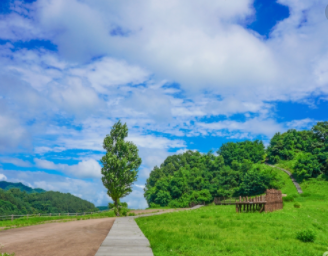
#> input picture computervision/aaa.PNG, 328 x 256 px, found by its file name
$ python report5.py
#> lines starting #> are read from the running program, lines starting #| are printed output that depends on the picture; long printed decimals are rounded
#21812223 김효정
import cv2
import numpy as np
import collections
import math
imgfile='aaa.png'
img=cv2.imread(imgfile, cv2.IMREAD_COLOR)
#> img is the input picture: shape (256, 328, 3); mean B, G, R 158.4, 154.3, 116.5
resize_img = cv2.resize(img, (300, 300))
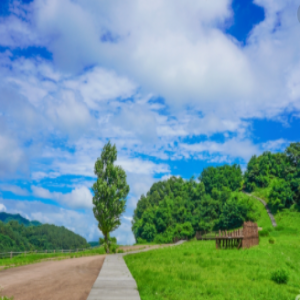
#> resize_img: shape (300, 300, 3); mean B, G, R 158.3, 154.2, 116.3
rgbtoycc=cv2.cvtColor(resize_img, cv2.COLOR_BGR2YCrCb) #함수 사용 RGB->YCbCr
#> rgbtoycc: shape (300, 300, 3); mean of channels 0, 1, 2 143.4, 108.7, 136.4

#함수 사용
y, cr, cb = cv2.split(rgbtoycc)  #y값만 histogram하려고 각 배열 분리
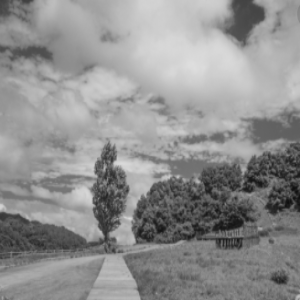
#> y: shape (300, 300); min 15, max 222, mean 143.4
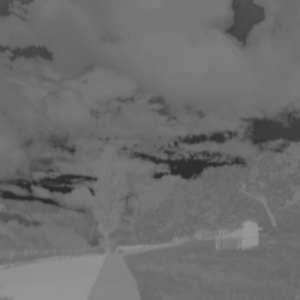
#> cr: shape (300, 300); min 42, max 151, mean 108.7
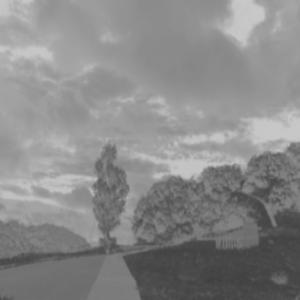
#> cb: shape (300, 300); min 64, max 200, mean 136.4

y_hist1=cv2.equalizeHist(y)  #y만 histogram
print(y_hist1)
#> (printed output is left out)
out = (np.dstack((y_hist1,cr,cb))).astype(np.uint8)  #고친 y값과 Cr Cb 모아서
#> out: shape (300, 300, 3); mean of channels 0, 1, 2 128.5, 108.7, 136.4
ycctorgb=cv2.cvtColor(out, cv2.COLOR_YCrCb2BGR) #YCrCb-> RGB
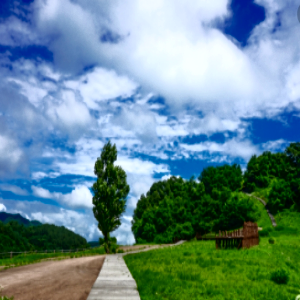
#> ycctorgb: shape (300, 300, 3); mean B, G, R 146.4, 139.3, 104.6

func_pnsr=cv2.PSNR(resize_img,ycctorgb)
#> func_pnsr = 17.63
print("함수 PSNR",func_pnsr)
#| 함수 PSNR 17.632
cv2.imshow('ori',resize_img)
cv2.imshow('func_his',ycctorgb)

#수식 사용


r, c = resize_img.shape[:2]
#> r = 300; c = 300

p_max = max(map(max, y))
#> p_max = 222

unique, counts = np.unique(y, return_counts=True)
#> unique = 208 values from 15 to 222; counts = 208 values, max 1194 at index 159, min 2 at index 1, mean 432.7
count_dic = (dict(zip(unique, counts)))
#> count_dic = 208 items

cnt = 0
y_hist2 = []
# 빈도수 표 만들기
for key, value in count_dic.items():  # 밝기값(brightness) , 밝기값의 빈도수(number) 표 만들기
    cnt += value  # sum 누적 빈도
    his = (math.floor(((p_max + 1) / (r * c)) * cnt - 1))  # 히스토그램 수식 변환  method_1   올림(normalized)
    y_hist2.append(his)  # 변환한 값(int1)
#> this loop made 208 passes
#> (value, cnt, his) on passes 1 to 3: (3, 3, -1), (2, 5, -1), (5, 10, -1)
#> after the loop, cnt = 90000; y_hist2 = 208 values from -1 to 222

his_dic = (dict(zip(unique, y_hist2)))  # 밝기(기준), int 1(적용값) dictionary 만들기
#> his_dic = 208 items

for key, value in his_dic.items():
    for i in range(r):
        for j in range(c):
            if y[i][j] == key:  # 픽셀의 밝기에 따른
                y[i][j] = value  # 값 설정
#> this loop made 208 passes
#> value on passes 1 to 3: -1, -1, -1
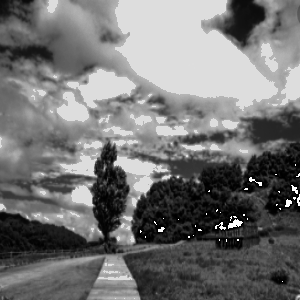
#> y: shape (300, 300); min 0, max 255, mean 115.4

out2 = (np.dstack((y, cr, cb))).astype(np.uint8)  # 고친 y값과 Cr Cb 모아서
#> out2: shape (300, 300, 3); mean of channels 0, 1, 2 115.4, 108.7, 136.4
ycctorgb2 = cv2.cvtColor(out2, cv2.COLOR_YCrCb2BGR)  # YCrCb-> RGB
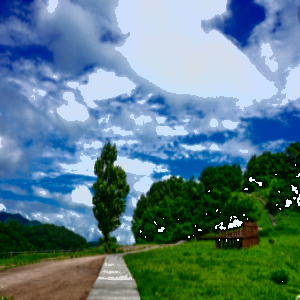
#> ycctorgb2: shape (300, 300, 3); mean B, G, R 136, 126.2, 92.2

func_pnsr2 = cv2.PSNR(resize_img, ycctorgb2)
#> func_pnsr2 = 15.8

print("수식 PSNR:", func_pnsr2)
#| 수식 PSNR: 15.802
cv2.imshow('his2', ycctorgb2)
cv2.waitKey(0)

$ run again, with computervision/b.PNG copied over computervision/aaa.PNG
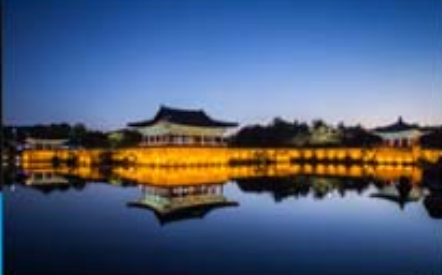
#> input picture computervision/b.PNG, 442 x 275 px, found by its file name
#> img is the input picture: shape (275, 442, 3); mean B, G, R 120.2, 92.8, 77.9
#> rgbtoycc: shape (300, 300, 3); mean of channels 0, 1, 2 91.4, 118.3, 144.2
#> (printed output is left out)
#> out: shape (300, 300, 3); mean of channels 0, 1, 2 128.2, 118.3, 144.2
#> `ycctorgb=cv2.cvtColor(out, cv2.COLOR_YCrCb2BGR)`:
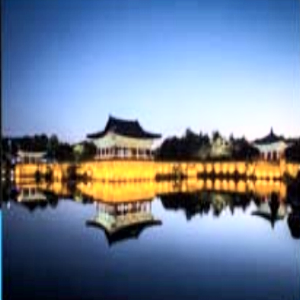
#> ycctorgb: shape (300, 300, 3); mean B, G, R 152.9, 129.5, 113.3
#> func_pnsr = 15.81
#| 함수 PSNR 15.815
#> p_max = 215
#> unique = 215 values from 1 to 215; counts = 215 values, max 774 at index 14, min 1 at index 212, mean 418.6
#> count_dic = 215 items
#> the loop `for key, value in count_dic.items():` made 215 passes
#> (value, cnt, his) on passes 1 to 3: (5, 5, -1), (26, 31, -1), (46, 77, -1)
#> after the loop `for key, value in count_dic.items():`: cnt = 90000; y_hist2 = 215 values from -1 to 214
#> his_dic = 215 items
#> the loop `for key, value in his_dic.items():` made 215 passes
#> value on passes 1 to 3: -1, -1, -1
#> out2: shape (300, 300, 3); mean of channels 0, 1, 2 185.7, 118.3, 144.2
#> `ycctorgb2 = cv2.cvtColor(out2, cv2.COLOR_YCrCb2BGR)`:
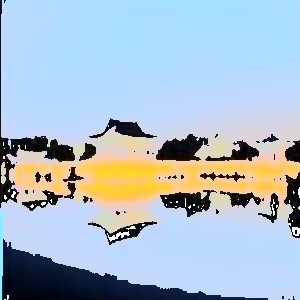
#> ycctorgb2: shape (300, 300, 3); mean B, G, R 202.2, 187.1, 170.5
#> func_pnsr2 = 7.53
#| 수식 PSNR: 7.533

$ run again, with computervision/comhh.PNG copied over computervision/aaa.PNG
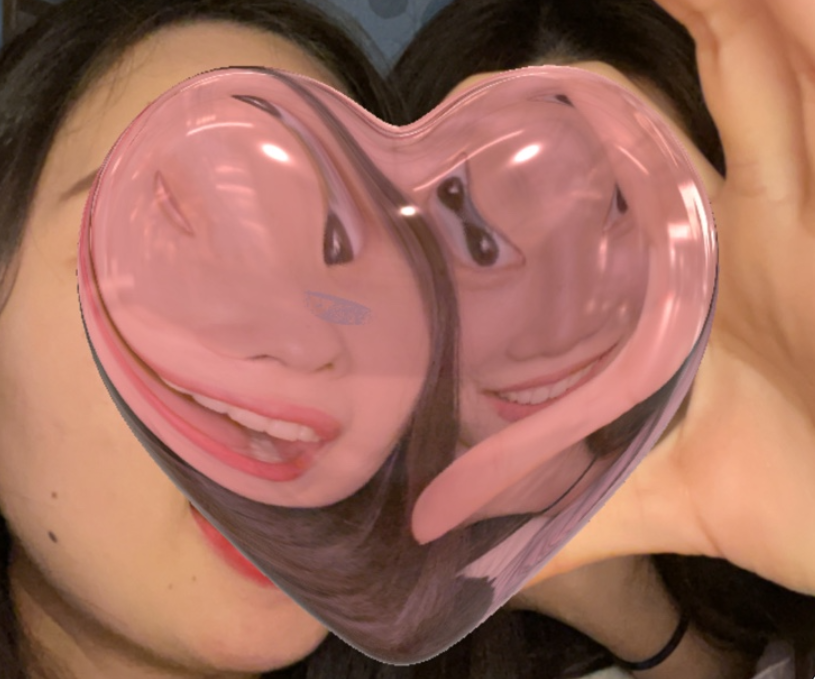
#> input picture computervision/comhh.PNG, 815 x 679 px, found by its file name
#> img is the input picture: shape (679, 815, 3); mean B, G, R 93.1, 107.5, 158.9
#> rgbtoycc: shape (300, 300, 3); mean of channels 0, 1, 2 121.1, 154.9, 112.1
#> (printed output is left out)
#> out: shape (300, 300, 3); mean of channels 0, 1, 2 128.5, 154.9, 112.1
#> func_pnsr = 19.18
#| 함수 PSNR 19.177
#> p_max = 254
#> unique = 253 values from 2 to 254; counts = 253 values, max 1296 at index 155, min 1 at index 243, mean 355.7
#> count_dic = 253 items
#> the loop `for key, value in count_dic.items():` made 253 passes
#> (value, cnt, his) on passes 1 to 3: (2, 2, -1), (12, 14, -1), (23, 37, -1)
#> after the loop `for key, value in count_dic.items():`: cnt = 90000; y_hist2 = 253 values from -1 to 254
#> his_dic = 253 items
#> the loop `for key, value in his_dic.items():` made 253 passes
#> value on passes 1 to 3: -1, -1, -1
#> after the loop `for key, value in his_dic.items():`:
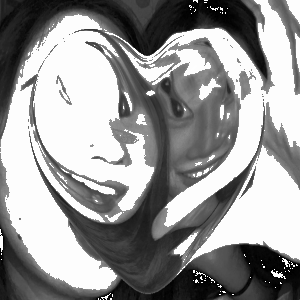
#> y: shape (300, 300); min 0, max 255, mean 151.1
#> out2: shape (300, 300, 3); mean of channels 0, 1, 2 151.1, 154.9, 112.1
#> `ycctorgb2 = cv2.cvtColor(out2, cv2.COLOR_YCrCb2BGR)`:
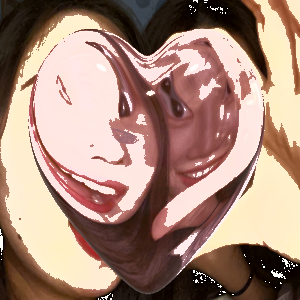
#> ycctorgb2: shape (300, 300, 3); mean B, G, R 123, 137.3, 168.4
#> func_pnsr2 = 13.3
#| 수식 PSNR: 13.305
